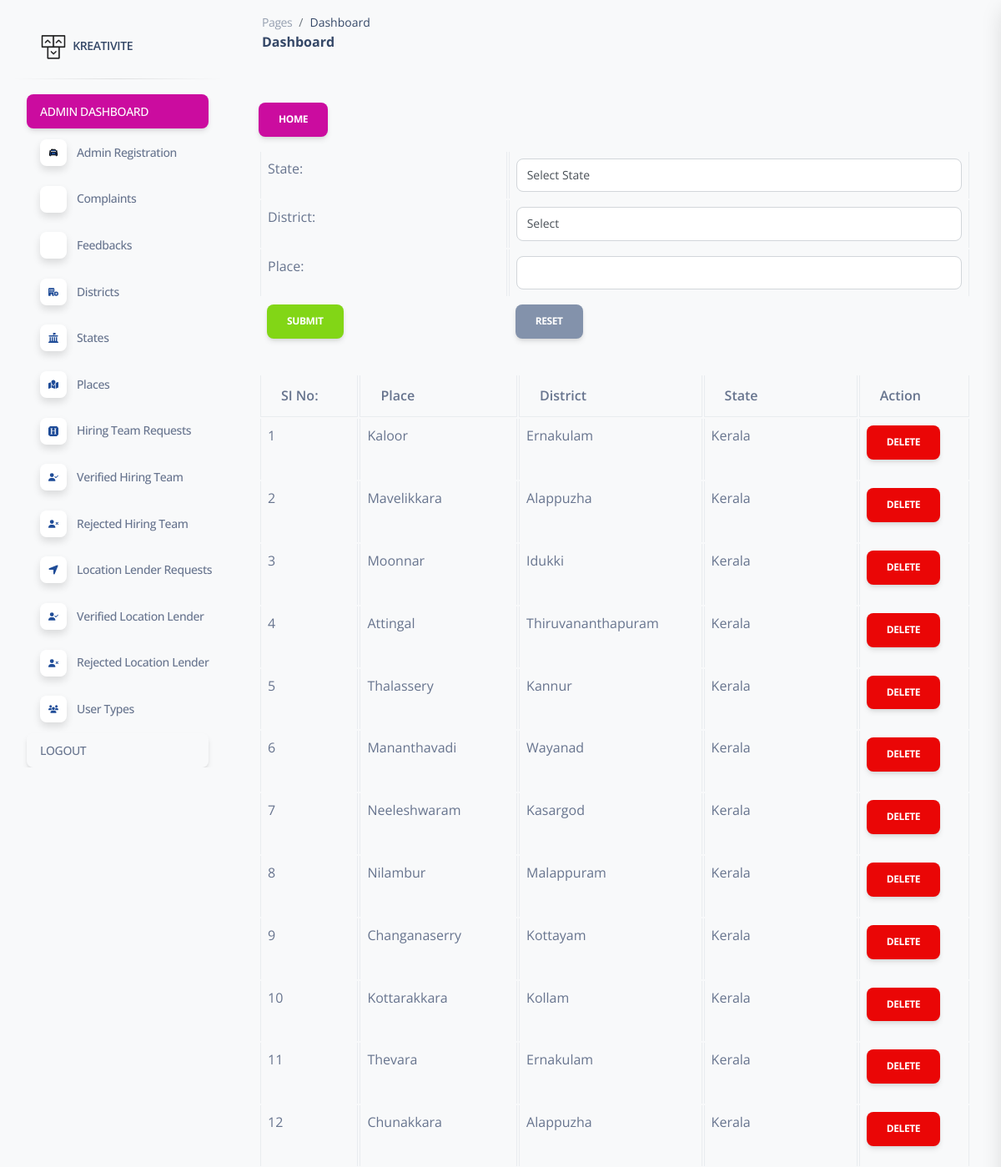
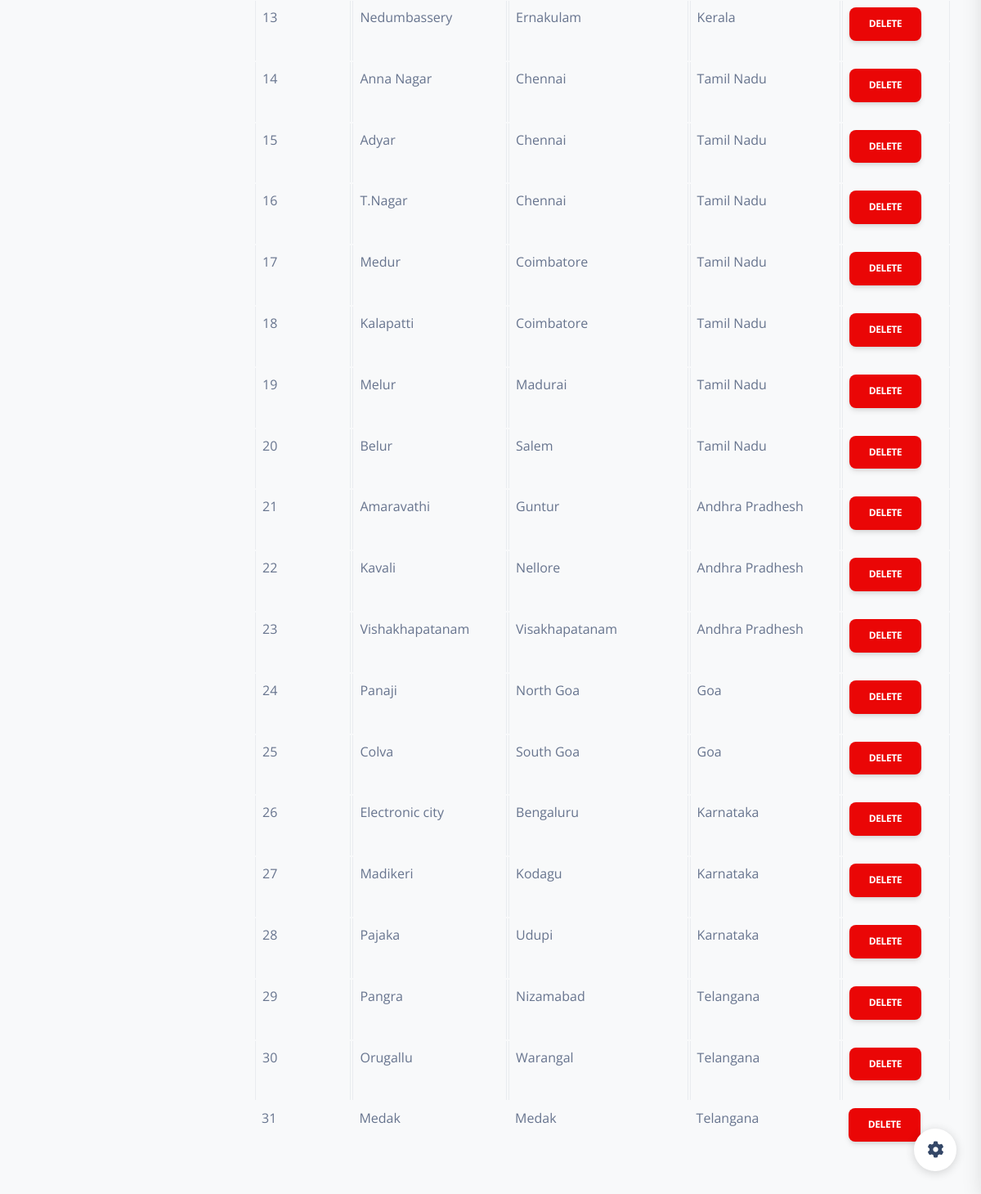
Page /Web/Admin/place.php on the committed database (2 pictures, top to bottom).
### tables this page shows
CREATE TABLE `tbl_place` (
  `place_id` int(11) NOT NULL,
  `place_name` varchar(50) NOT NULL,
  `district_id` int(11) NOT NULL
);

CREATE TABLE `tbl_district` (
  `district_id` int(11) NOT NULL,
  `district_name` varchar(50) NOT NULL,
  `state_id` int(11) NOT NULL
);

CREATE TABLE `tbl_state` (
  `state_id` int(11) NOT NULL,
  `state_name` varchar(50) NOT NULL
);

### Web/Admin/place.php (the view, shortened to what this page needs)
<?php
include('Head.php');
?>
<?php
include("../Assets/Connection/connection.php");
?>
<!DOCTYPE html PUBLIC "-//W3C//DTD XHTML 1.0 Transitional//EN" "http://www.w3.org/TR/xhtml1/DTD/xhtml1-transitional.dtd">
<html xmlns="http://www.w3.org/1999/xhtml">
<head>
</head>
<body>
<div class="container mt-4">
        <a href="Homepage.php" class="btn btn-primary">Home</a>
        <form method="POST">
            <table class="table table-bordered" align="center">
                <tr>
                    <td>State:</td>
                    <td>
                        <select required name="state" id="state" onchange="getDistrict(this.value)" class="form-control">
                            <option value="">Select State</option>
                        </select>
                    </td>
                </tr>
                <tr>
                    <td>District:</td>
                    <td>
                        <select required name="district" id="district" class="form-control">
                            <option value="">Select</option>
                        </select>
                    </td>
                </tr>
                <tr>
                    <td>Place:</td>
                    <td>
                        <input required type="text" name="place" id="place" class="form-control" />
                    </td>
                </tr>
                <tr>
                    <td>
                        <input type="submit" value="Submit" name="btn_submit" id="btn_submit" class="btn btn-success" />
                    </td>
                    <td>
                        <input type="reset" value="Reset" name="btn_reset" id="btn_reset" class="btn btn-secondary" />
                    </td>
                </tr>
            </table>
        </form>
        <table class="table table-bordered" align="center">
            <thead>
                <tr>
                    <th>SI No:</th>
                    <th>Place</th>
                    <th>District</th>
                    <th>State</th>
                    <th>Action</th>
                </tr>
            </thead>
            <tbody>
                <?php
                $i = 0;
                $selPlaceQuery = "select * from tbl_place p inner join tbl_district d on d.district_id = p.district_id inner join tbl_state s on s.state_id = d.state_id";
                $placeData = $con->query($selPlaceQuery);
                while ($placeRow = $placeData->fetch_assoc()) {
                    $i++;
                ?>
                    <tr>
                        <td><?php echo $i ?></td>
                        <td><?php echo $placeRow["place_name"] ?></td>
                        <td><?php echo $placeRow["district_name"] ?></td>
                        <td><?php echo $placeRow["state_name"] ?></td>
                        <td><a href="Place.php?delID=<?php echo $placeRow["place_id"] ?>" class="btn btn-danger">Delete</a></td>
                    </tr>
                <?php
                }
                ?>
            </tbody>
        </table>
    </div>
</body>
</html>
<?php
        include('Foot.php');
        ?>

### rows in the picture
tbl_place: place_name "Kaloor", district.district_name "Ernakulam", tbl_state.state_name "Kerala"
tbl_place: place_name "Mavelikkara", district.district_name "Alappuzha", tbl_state.state_name "Kerala"
tbl_place: place_name "Moonnar", district.district_name "Idukki", tbl_state.state_name "Kerala"
tbl_place: place_name "Attingal", district.district_name "Thiruvananthapuram", tbl_state.state_name "Kerala"
tbl_place: place_name "Thalassery", district.district_name "Kannur", tbl_state.state_name "Kerala"
tbl_place: place_name "Mananthavadi", district.district_name "Wayanad", tbl_state.state_name "Kerala"
tbl_place: place_name "Neeleshwaram", district.district_name "Kasargod", tbl_state.state_name "Kerala"
tbl_place: place_name "Nilambur", district.district_name "Malappuram", tbl_state.state_name "Kerala"
tbl_place: place_name "Changanaserry", district.district_name "Kottayam", tbl_state.state_name "Kerala"
tbl_place: place_name "Kottarakkara", district.district_name "Kollam", tbl_state.state_name "Kerala"
tbl_place: place_name "Thevara", district.district_name "Ernakulam", tbl_state.state_name "Kerala"
tbl_place: place_name "Chunakkara", district.district_name "Alappuzha", tbl_state.state_name "Kerala"
tbl_place: place_name "Nedumbassery", district.district_name "Ernakulam", tbl_state.state_name "Kerala"
tbl_place: place_name "Anna Nagar", district.district_name "Chennai", tbl_state.state_name "Tamil Nadu"
tbl_place: place_name "Adyar", district.district_name "Chennai", tbl_state.state_name "Tamil Nadu"
tbl_place: place_name "T.Nagar", district.district_name "Chennai", tbl_state.state_name "Tamil Nadu"
tbl_place: place_name "Medur", district.district_name "Coimbatore", tbl_state.state_name "Tamil Nadu"
tbl_place: place_name "Kalapatti", district.district_name "Coimbatore", tbl_state.state_name "Tamil Nadu"
tbl_place: place_name "Melur", district.district_name "Madurai", tbl_state.state_name "Tamil Nadu"
tbl_place: place_name "Belur", district.district_name "Salem", tbl_state.state_name "Tamil Nadu"
tbl_place: place_name "Amaravathi", district.district_name "Guntur", tbl_state.state_name "Andhra Pradhesh"
tbl_place: place_name "Kavali", district.district_name "Nellore", tbl_state.state_name "Andhra Pradhesh"
tbl_place: place_name "Vishakhapatanam", district.district_name "Visakhapatanam", tbl_state.state_name "Andhra Pradhesh"
tbl_place: place_name "Panaji", district.district_name "North Goa", tbl_state.state_name "Goa"
tbl_place: place_name "Colva", district.district_name "South Goa", tbl_state.state_name "Goa"
tbl_place: place_name "Electronic city", district.district_name "Bengaluru", tbl_state.state_name "Karnataka"
tbl_place: place_name "Madikeri", district.district_name "Kodagu", tbl_state.state_name "Karnataka"
tbl_place: place_name "Pajaka", district.district_name "Udupi", tbl_state.state_name "Karnataka"
tbl_place: place_name "Pangra", district.district_name "Nizamabad", tbl_state.state_name "Telangana"
tbl_place: place_name "Orugallu", district.district_name "Warangal", tbl_state.state_name "Telangana"
tbl_place: place_name "Medak", district.district_name "Medak", tbl_state.state_name "Telangana"
